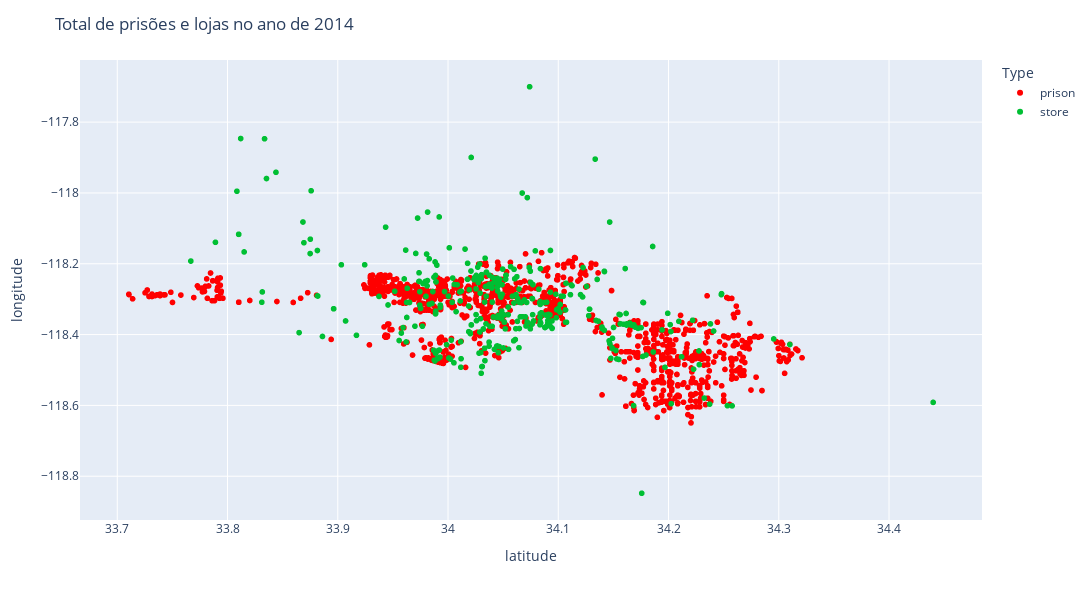
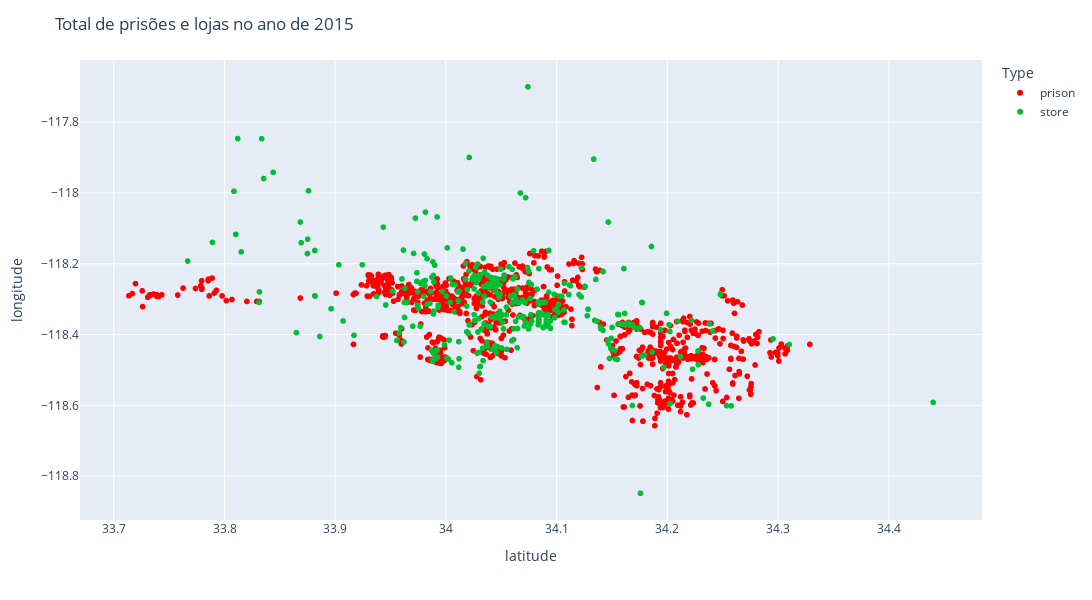
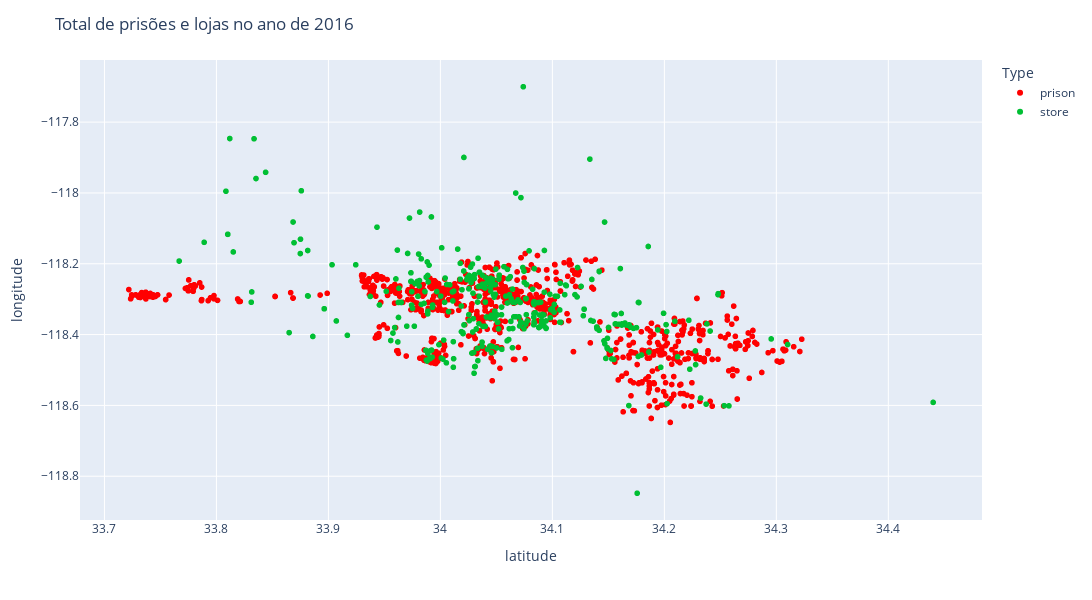
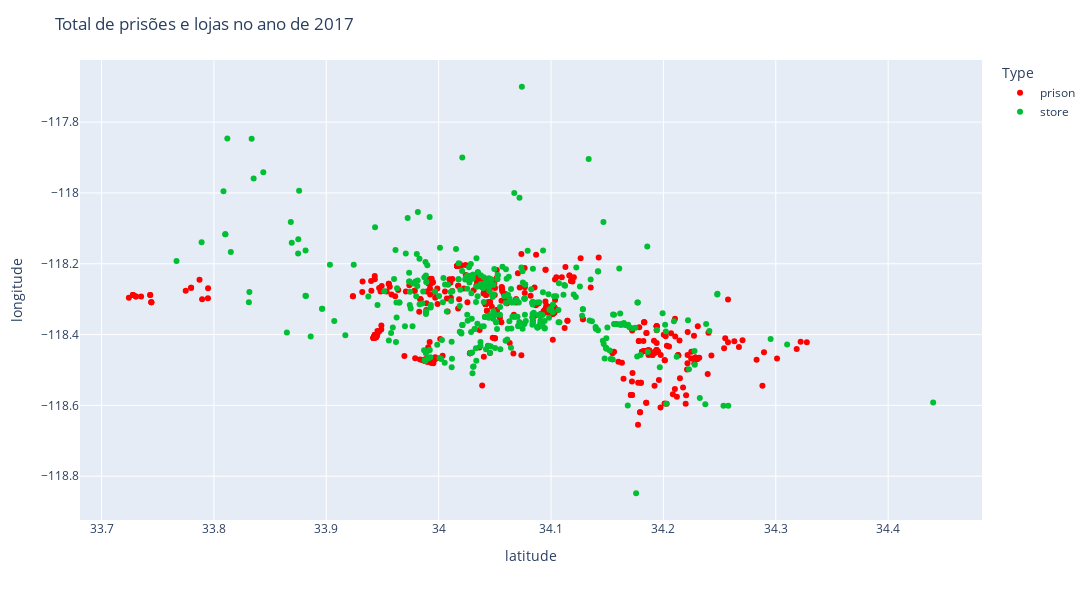

The notebook cell saved with these charts, in order:
### Code cell
for year in sorted(df_prisoes['Year'].unique()):
    display(grafico_prisoes_lojas(str(year)))

### Figure 1 — Plotly figure (JSON) as saved in the notebook; plotly's stock layout.template omitted (floating-point values rounded to 4 significant figures; data arrays with more than 128 entries replaced by an {"elided": "..."} marker saying what was removed)
{"data": [{"hovertemplate": "Type=prison<br>latitude=%{x}<br>longitude=%{y}<extra></extra>", "legendgroup": "prison", "marker": {"color": "#F00", "symbol": "circle"}, "mode": "markers", "name": "prison", "showlegend": true, "type": "scattergl", "x": {"elided": "1705 float values"}, "xaxis": "x", "y": {"elided": "1705 float values"}, "yaxis": "y"}, {"hovertemplate": "Type=store<br>latitude=%{x}<br>longitude=%{y}<extra></extra>", "legendgroup": "store", "marker": {"color": "#00bf33", "symbol": "circle"}, "mode": "markers", "name": "store", "showlegend": true, "type": "scattergl", "x": {"elided": "383 float values"}, "xaxis": "x", "y": {"elided": "383 float values"}, "yaxis": "y"}], "layout": {"autosize": false, "height": 600, "legend": {"title": {"text": "Type"}, "tracegroupgap": 0}, "margin": {"t": 60}, "title": {"text": "<span>Total de prisões e lojas no ano de 2014</span>"}, "width": 1200, "xaxis": {"anchor": "y", "autorange": true, "domain": [0, 1], "range": [33.67, 34.48], "title": {"text": "latitude"}, "type": "linear"}, "yaxis": {"anchor": "x", "autorange": true, "domain": [0, 1], "range": [-118.9, -117.6], "title": {"text": "longitude"}, "type": "linear"}}}

### Figure 2 — Plotly figure (JSON) as saved in the notebook; plotly's stock layout.template omitted (floating-point values rounded to 4 significant figures; data arrays with more than 128 entries replaced by an {"elided": "..."} marker saying what was removed)
{"data": [{"hovertemplate": "Type=prison<br>latitude=%{x}<br>longitude=%{y}<extra></extra>", "legendgroup": "prison", "marker": {"color": "#F00", "symbol": "circle"}, "mode": "markers", "name": "prison", "showlegend": true, "type": "scattergl", "x": {"elided": "1535 float values"}, "xaxis": "x", "y": {"elided": "1535 float values"}, "yaxis": "y"}, {"hovertemplate": "Type=store<br>latitude=%{x}<br>longitude=%{y}<extra></extra>", "legendgroup": "store", "marker": {"color": "#00bf33", "symbol": "circle"}, "mode": "markers", "name": "store", "showlegend": true, "type": "scattergl", "x": {"elided": "383 float values"}, "xaxis": "x", "y": {"elided": "383 float values"}, "yaxis": "y"}], "layout": {"autosize": false, "height": 600, "legend": {"title": {"text": "Type"}, "tracegroupgap": 0}, "margin": {"t": 60}, "title": {"text": "<span>Total de prisões e lojas no ano de 2015</span>"}, "width": 1200, "xaxis": {"anchor": "y", "autorange": true, "domain": [0, 1], "range": [33.67, 34.48], "title": {"text": "latitude"}, "type": "linear"}, "yaxis": {"anchor": "x", "autorange": true, "domain": [0, 1], "range": [-118.9, -117.6], "title": {"text": "longitude"}, "type": "linear"}}}

### Figure 3 — Plotly figure (JSON) as saved in the notebook; plotly's stock layout.template omitted (floating-point values rounded to 4 significant figures; data arrays with more than 128 entries replaced by an {"elided": "..."} marker saying what was removed)
{"data": [{"hovertemplate": "Type=prison<br>latitude=%{x}<br>longitude=%{y}<extra></extra>", "legendgroup": "prison", "marker": {"color": "#F00", "symbol": "circle"}, "mode": "markers", "name": "prison", "showlegend": true, "type": "scattergl", "x": {"elided": "1386 float values"}, "xaxis": "x", "y": {"elided": "1386 float values"}, "yaxis": "y"}, {"hovertemplate": "Type=store<br>latitude=%{x}<br>longitude=%{y}<extra></extra>", "legendgroup": "store", "marker": {"color": "#00bf33", "symbol": "circle"}, "mode": "markers", "name": "store", "showlegend": true, "type": "scattergl", "x": {"elided": "383 float values"}, "xaxis": "x", "y": {"elided": "383 float values"}, "yaxis": "y"}], "layout": {"autosize": false, "height": 600, "legend": {"title": {"text": "Type"}, "tracegroupgap": 0}, "margin": {"t": 60}, "title": {"text": "<span>Total de prisões e lojas no ano de 2016</span>"}, "width": 1200, "xaxis": {"anchor": "y", "autorange": true, "domain": [0, 1], "range": [33.68, 34.48], "title": {"text": "latitude"}, "type": "linear"}, "yaxis": {"anchor": "x", "autorange": true, "domain": [0, 1], "range": [-118.9, -117.6], "title": {"text": "longitude"}, "type": "linear"}}}

### Figure 4 — Plotly figure (JSON) as saved in the notebook; plotly's stock layout.template omitted (floating-point values rounded to 4 significant figures; data arrays with more than 128 entries replaced by an {"elided": "..."} marker saying what was removed)
{"data": [{"hovertemplate": "Type=prison<br>latitude=%{x}<br>longitude=%{y}<extra></extra>", "legendgroup": "prison", "marker": {"color": "#F00", "symbol": "circle"}, "mode": "markers", "name": "prison", "orientation": "v", "showlegend": true, "type": "scatter", "x": {"elided": "528 float values"}, "xaxis": "x", "y": {"elided": "528 float values"}, "yaxis": "y"}, {"hovertemplate": "Type=store<br>latitude=%{x}<br>longitude=%{y}<extra></extra>", "legendgroup": "store", "marker": {"color": "#00bf33", "symbol": "circle"}, "mode": "markers", "name": "store", "orientation": "v", "showlegend": true, "type": "scatter", "x": {"elided": "383 float values"}, "xaxis": "x", "y": {"elided": "383 float values"}, "yaxis": "y"}], "layout": {"autosize": false, "height": 600, "legend": {"title": {"text": "Type"}, "tracegroupgap": 0}, "margin": {"t": 60}, "title": {"text": "<span>Total de prisões e lojas no ano de 2017</span>"}, "width": 1200, "xaxis": {"anchor": "y", "autorange": true, "domain": [0, 1], "range": [33.68, 34.48], "title": {"text": "latitude"}, "type": "linear"}, "yaxis": {"anchor": "x", "autorange": true, "domain": [0, 1], "range": [-118.9, -117.6], "title": {"text": "longitude"}, "type": "linear"}}}
